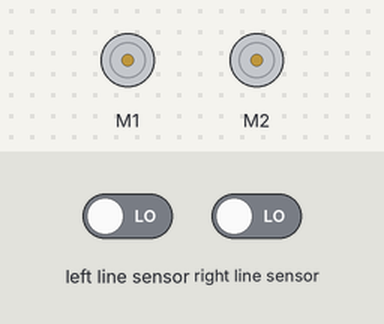
The program below on a simulated BBC micro:bit (MakeCode). Shown: 2 × DC motor (green arrow = forward, orange = backward, longer = faster). The test bench sets the inputs (shaded band); at power-on: left line sensor LOW, right line sensor LOW.

Above: at 1.2 s.
1.3 s: left line sensor driven HIGH
At 2.1 s:
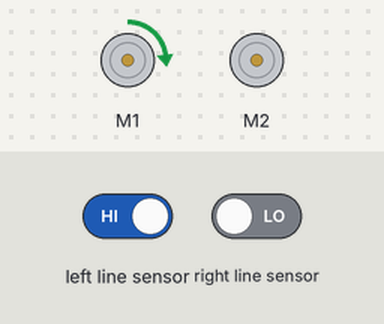
2.8 s: right line sensor driven HIGH
At 3.1 s:
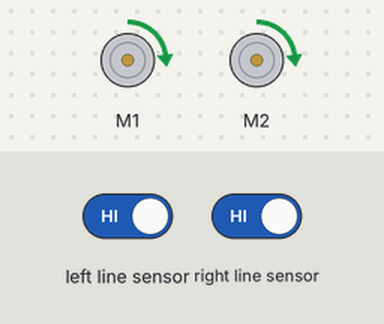
4.3 s: left line sensor driven LOW
At 4.7 s:
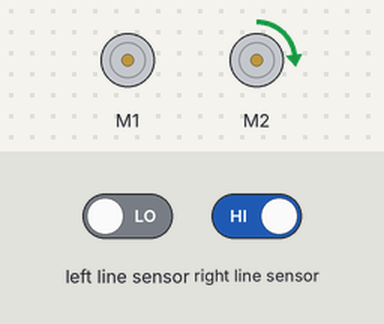
5.8 s: right line sensor driven LOW
At 6.9 s:
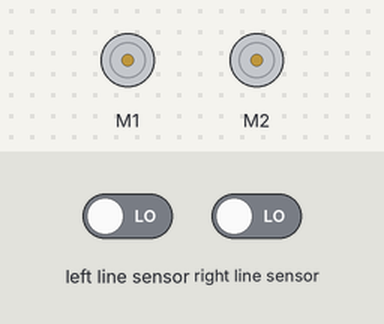
Timing chart, 0 to 8.3 s (numbered marks = the images above; inputs shaded):
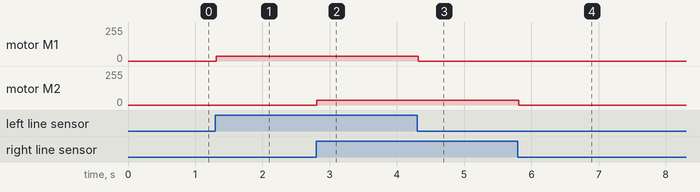

The program:

main.ts
```typescript
basic.forever(function () {
    if (maqueen.readPatrol(maqueen.Patrol.PatrolLeft) == 0) {
        maqueen.motorStop(maqueen.aMotors.M1)
    } else {
        maqueen.MotorRun(maqueen.aMotors.M1, maqueen.Dir.CW, 35)
    }
    if (maqueen.readPatrol(maqueen.Patrol.PatrolRight) == 0) {
        maqueen.motorStop(maqueen.aMotors.M2)
    } else {
        maqueen.MotorRun(maqueen.aMotors.M2, maqueen.Dir.CW, 35)
    }
})
```

test.ts
```typescript
// Hier kann man Tests durchführen; diese Datei wird nicht kompiliert, wenn dieses Paket als Erweiterung verwendet wird.
```

Measured:
- after the input at 1.3 s, motor M1: stopped → forward 35/255 at once
- after the input at 2.8 s, motor M2: stopped → forward 35/255 at once
- after the input at 4.3 s, motor M1: forward 35/255 → stopped at once
- after the input at 5.8 s, motor M2: forward 35/255 → stopped at once
